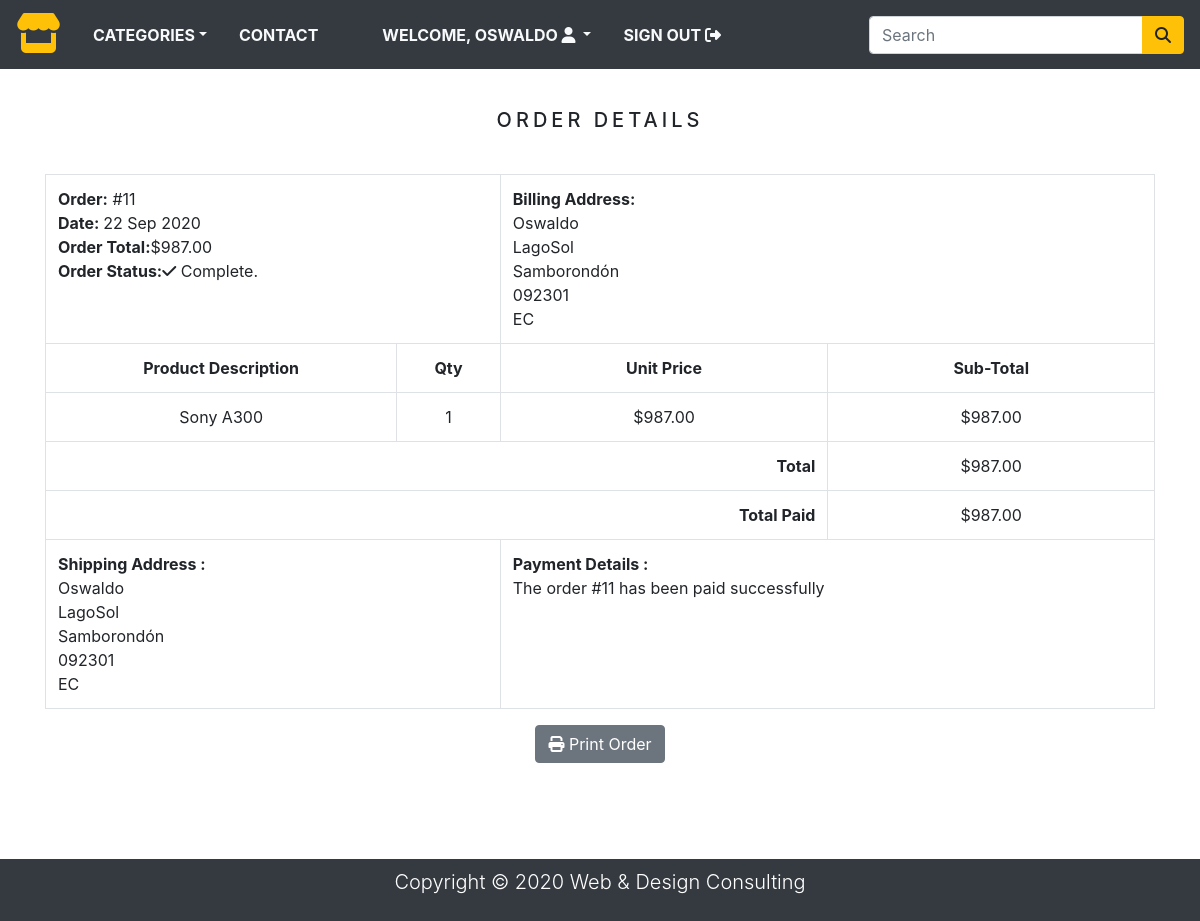
Page /order/11 (signed in) on the committed database.
### store/models.py (models this page shows, shortened)
class Order(models.Model):
    token = models.CharField(max_length=250, blank=True)
    total = models.DecimalField(
        max_digits=10, decimal_places=2, verbose_name='USD Order Total')
    emailAddress = models.EmailField(
        max_length=250, blank=True, verbose_name='Email Address')
    created = models.DateTimeField(auto_now_add=True)
    billingName = models.CharField(max_length=250, blank=True)
    billingAddress1 = models.CharField(max_length=250, blank=True)
    billingCity = models.CharField(max_length=250, blank=True)
    billingPostcode = models.CharField(max_length=250, blank=True)
    billingCountry = models.CharField(max_length=250, blank=True)
    shippingName = models.CharField(max_length=250, blank=True)
    shippingAddress1 = models.CharField(max_length=250, blank=True)
    shippingCity = models.CharField(max_length=250, blank=True)
    shippingPostcode = models.CharField(max_length=250, blank=True)
    shippingCountry = models.CharField(max_length=250, blank=True)
    class Meta:
        db_table = 'Order'
        ordering = ['-created']

class OrderItem(models.Model):
    product = models.CharField(max_length=250)
    quantity = models.IntegerField()
    price = models.DecimalField(
        max_digits=10, decimal_places=2, verbose_name='USD Price')
    order = models.ForeignKey(Order, on_delete=models.CASCADE)
    class Meta:
        db_table = 'OrderItem'
    def sub_total(self):
        return self.quantity * self.price

### store/views.py (the view)
# urls.py: path('order/<int:order_id>', views.viewOrder, name='order_detail'),
@login_required(redirect_field_name='next', login_url='signin')
def viewOrder(request, order_id):
    if request.user.is_authenticated:
        email = str(request.user.email)
        order = Order.objects.get(id=order_id, emailAddress=email)
        order_items = OrderItem.objects.filter(order=order)
    return render(request, 'order_detail.html', {'order': order, 'order_items': order_items})

### store/context_processors.py (called while the page is built)
def counter(request):
    item_count = 0
    if 'admin' in request.path:
        return {}
    else:
        try:
            cart = Cart.objects.filter(cart_id=_cart_id(request))
            cart_items = CartItem.objects.all().filter(cart=cart[:1])
            for cart_item in cart_items:
                item_count += cart_item.quantity
        except Cart.DoesNotExist:
            item_count = 0
    return dict(item_count=item_count)

def menu_links(request):
    links = Category.objects.all()
    return dict(links=links)

### store/models.py (called while the page is built)
    def get_url(self):
        return reverse('products_by_category', args=[self.slug])

### store/views.py (called while the page is built)
def _cart_id(request):
    cart = request.session.session_key
    if not cart:
        cart = request.session.create()
    return cart

### store/templates/order_detail.html (shortened to what this page needs)
{% extends 'base.html' %}
{% load i18n %}
{% load static %}
{% block content %}
    <div class="container">
    <div class="text-center">
      <br>
      <h1 class="text-center product_title">
        {% trans "Order Details" %}
      </h1>
      <br>
      <table class="table table-bordered">
        <tr>
          <td class="text-left" colspan="2">
            <b>{% trans "Order:" %}</b> #{{ order.id }} <br>
            <b>{% trans "Date:" %} </b>{{ order.created|date:"d M Y" }} <br>
            <b>{% trans "Order Total:" %}</b>${{ order.total }} <br>
            <b>{% trans "Order Status:" %}</b><i class="fas fa-check"></i> {% trans "Complete." %}
          </td>
          <td class="text-left" colspan="2">
            <b>{% trans "Billing Address:" %} </b> <br>
            {{ order.billingName }} <br>
            {{ order.billingAddress1 }} <br>
            {{ order.billingCity }} <br>
            {{ order.billingPostcode }} <br>
            {{ order.billingCountry }} <br>
          </td>
        </tr>
        <tr>
          <td><b>{% trans "Product Description" %}</b></td>
          <td><b>{% trans "Qty" %}</b></td>
          <td><b>{% trans "Unit Price" %} </b></td>
          <td><b>{% trans "Sub-Total" %}</b></td>
        </tr>
        {% for item in order_items %}
          <tr>
            <td>{{ item.product }}</td>
            <td>{{ item.quantity }}</td>
            <td>${{ item.price }}</td>
            <td>${{ item.sub_total }}</td>
          </tr>
        {% endfor %}
        <tr>
          <td class="text-right" colspan="3"><b>Total</b></td>
          <td>${{ order.total }}</td>
        </tr>
        <tr>
          <td class="text-right" colspan="3"><b>{% trans "Total Paid" %} </b></td>
          <td>${{ order.total }}</td>
        </tr>
        <tr>
          <td class="text-left" colspan="2">
            <b>{% trans "Shipping Address" %} :</b> <br>
            {{ order.shippingName }} <br>
            {{ order.shippingAddress1 }} <br>
            {{ order.shippingCity }} <br>
            {{ order.shippingPostcode }} <br>
            {{ order.shippingCountry }} <br>
          </td>
          <td class="text-left" colspan="2">
            <b>{% trans "Payment Details" %} :</b> <br>
            {% trans "The order" %}  #{{ order.id }} {% trans "has been paid successfully" %}
          </td>
        </tr>
      </table>
      <button class="btn btn-secondary" onclick="window.print();">
        <i class="fas fa-print"></i>
        {% trans "Print Order" %}
      </button>
    </div>
  </div>
    <br><br>
{% endblock %}

### store/templates/navbar.html (shortened to what this page needs)
{% load i18n %}
<nav class="navbar navbar-expand-md navbar-light bg-dark">
  <a href="/" class="navbar-brand"><i class="fas fa-store text-warning fa-2x"></i></a>
  <div class="collapse navbar-collapse justify-content-between" id="nav">
  <ul class="navbar-nav">
    <li class="nav-item dropdown"><a class="nav-link text-light text-uppercase font-weight-bold px-3 dropdown-toggle"
      href="" data-toggle="dropdown">{% trans "Categories"%}</a>
    </li>
    <li class="nav-item"><a class="nav-link text-light text-uppercase font-weight-bold px-3" href="{% url 'contact' %}">{% trans "Contact"%}</a></li>
    <li class="nav-item"><a class="nav-link text-light text-uppercase font-weight-bold px-3" href="{% trans "About"%}"></a></li>
    {% if request.user.is_authenticated and request.user.first_name %}
      <li class="nav-item dropdown">
        <a class="nav-link text-light text-uppercase font-weight-bold px-3 dropdown-toggle" data-toggle="dropdown">
          {% trans "Welcome,"%} {{ request.user.first_name }} <i class="fas fa-user circle"></i>
        </a>
      </li>
      <li class="nav-item">
        <a class="nav-link text-light text-uppercase font-weight-bold px-3" href="{% url 'signout' %}">
          {% trans "Sign Out"%} <i class="fas fa-sign-out-alt"></i>
        </a>
      </li>
    {% endif %}
  </ul>
  <form class="form-inline ml-3" action="{% url 'search' %}", method="GET">
    <div class="input-group">
      <input type="text" name="name" class="form-control" placeholder="{% trans "Search"%}">
      <div class="input-group-append">
        <button type="submit" class="btn btn-warning"><i class="fas fa-search"></i></button>
      </div>
    </div>
  </form>
  </div>
</nav>

### store/static/css/base.css (style rules this page uses)
body { background: #f3f3f3; }
.product_title { font-size: 20px; text-transform: uppercase; letter-spacing: .2em; padding-top: 15px; padding-bottom: 10px; }

### rows in the picture
Order: id "11", created "22 Sep 2020", total "987.00", billingName "Oswaldo", billingAddress1 "LagoSol", billingCity "Samborondón", billingPostcode "092301", billingCountry "EC", shippingName "Oswaldo", shippingAddress1 "LagoSol", shippingCity "Samborondón", shippingPostcode "092301", shippingCountry "EC"
OrderItem: product "Sony A300", quantity "1", price "987.00", sub_total "987.00"

### other values in the picture
{{ request.user.first_name }} "OSWALDO"
